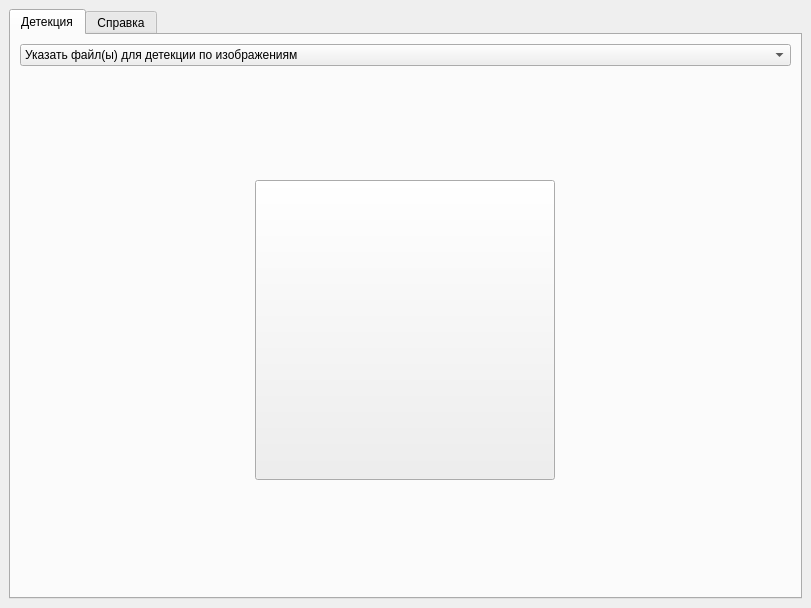
<?xml version="1.0" encoding="UTF-8"?>
<ui version="4.0">
 <class>MainWindow</class>
 <widget class="QMainWindow" name="MainWindow">
  <property name="geometry">
   <rect>
    <x>0</x>
    <y>0</y>
    <width>811</width>
    <height>608</height>
   </rect>
  </property>
  <property name="windowTitle">
   <string>MainWindow</string>
  </property>
  <widget class="QWidget" name="centralwidget">
   <layout class="QGridLayout" name="gridLayout_3">
    <item row="0" column="0">
     <widget class="QTabWidget" name="tabWidget">
      <property name="toolTip">
       <string/>
      </property>
      <property name="currentIndex">
       <number>0</number>
      </property>
      <widget class="QWidget" name="tab">
       <attribute name="title">
        <string>Детекция</string>
       </attribute>
       <layout class="QGridLayout" name="gridLayout">
        <item row="0" column="0">
         <widget class="QComboBox" name="select_files">
          <property name="layoutDirection">
           <enum>Qt::LeftToRight</enum>
          </property>
          <item>
           <property name="text">
            <string>Указать файл(ы) для детекции по изображениям</string>
           </property>
          </item>
          <item>
           <property name="text">
            <string>Указать файл(ы) для детекции по видео</string>
           </property>
          </item>
          <item>
           <property name="text">
            <string>Указать путь до директории с изображениями</string>
           </property>
          </item>
          <item>
           <property name="text">
            <string>Указать путь до директории с видео</string>
           </property>
          </item>
          <item>
           <property name="text">
            <string>Детекция по видео-камере</string>
           </property>
          </item>
         </widget>
        </item>
        <item row="1" column="0">
         <widget class="QWidget" name="widget" native="true">
          <layout class="QGridLayout" name="gridLayout_2">
           <item row="0" column="0">
            <widget class="QToolButton" name="load_button">
             <property name="minimumSize">
              <size>
               <width>300</width>
               <height>300</height>
              </size>
             </property>
             <property name="toolTip">
              <string>Загрузить данные для детекции</string>
             </property>
             <property name="styleSheet">
              <string notr="true"/>
             </property>
             <property name="text">
              <string/>
             </property>
             <property name="icon">
              <iconset resource="resources.qrc">
               <normaloff>:/icons/icons/download.png</normaloff>:/icons/icons/download.png</iconset>
             </property>
             <property name="iconSize">
              <size>
               <width>64</width>
               <height>64</height>
              </size>
             </property>
            </widget>
           </item>
          </layout>
         </widget>
        </item>
       </layout>
      </widget>
      <widget class="QWidget" name="tab_5">
       <attribute name="title">
        <string>Справка</string>
       </attribute>
       <layout class="QGridLayout" name="gridLayout_5">
        <item row="0" column="0">
         <widget class="QPlainTextEdit" name="reference"/>
        </item>
       </layout>
      </widget>
     </widget>
    </item>
   </layout>
  </widget>
 </widget>
 <resources>
  <include location="resources.qrc"/>
 </resources>
 <connections/>
</ui>
